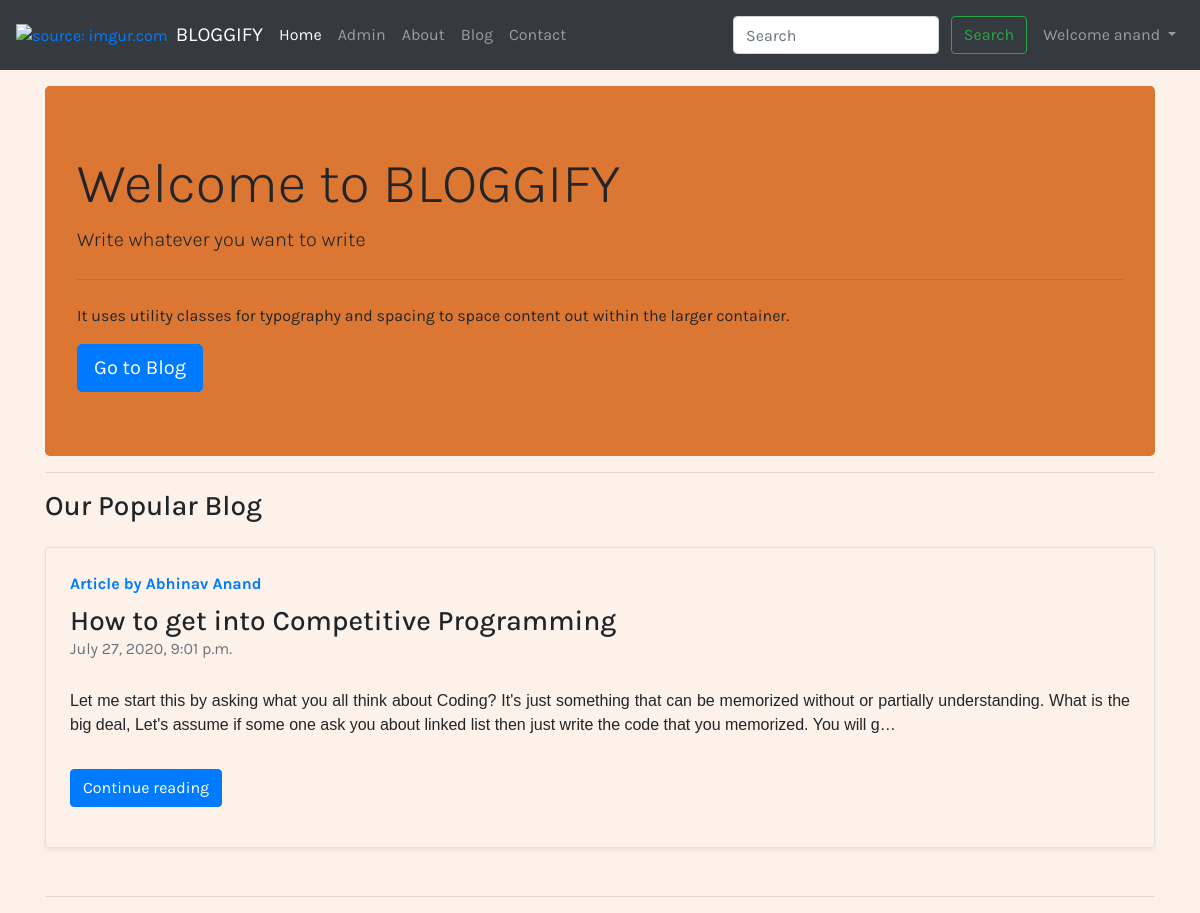
The app's page / (signed in) with its own data.
### mysite/models.py (models this page shows, shortened)
class Post(models.Model):
    sno = models.AutoField(primary_key = True)
    title = models.CharField(max_length=300)
    content = models.TextField()
    author = models.CharField(max_length=40)
    slug = models.CharField(max_length=130)
    view = models.IntegerField(default=0)
    timestamp = models.DateTimeField(default=now)

### home/views.py (the view)
# urls.py: 2. Add a URL to urlpatterns:  path('', views.home, name='home')
def home(request):
    post = Post.objects.last()
    context = {'post' : post}
    return render(request, 'home/home.html', context)

### home/templates/home/home.html (shortened to what this page needs)
{% extends 'base.html' %}
{% block activeHome %} active {% endblock activeHome %}
{% block body %}
    <div class="container">
        <div class="jumbotron my-3">
          <h1 class="display-4">Welcome to BLOGGIFY</h1>
          <p class="lead">Write whatever you want to write</p>
          <hr class="my-4">
          <p>It uses utility classes for typography and spacing to space content out within the larger container.</p>
          <a class="btn btn-primary btn-lg" href="/blog" role="button">Go to Blog</a>
        </div>
    </div>
    <div class="container">
        <hr>
        <h3>Our Popular Blog</h3>
            <div class="row mb-2 my-4">
            <div class="col-md-12">
              <div class="row no-gutters border rounded overflow-hidden flex-md-row mb-4 shadow-sm h-md-250 position-relative">
                <div class="col p-4 d-flex flex-column position-static">
                  <strong class="d-inline-block mb-2 text-primary">Article by {{ post.author }}</strong>
                  <h3 class="mb-0">{{ post.title }}</h3>
                  <div class="mb-1 text-muted">{{ post.timestamp }}</div>
                    <br>
                  <p class="card-text mb-auto">{{ post.content |safe| truncatechars:500 }}</p>
                  <div class="my-3">
                    <a href="/blog/{{ post.slug }}" role="button" class="btn btn-primary">Continue reading</a>
                  </div>
                </div>
              </div>
            </div>
          </div>
        <hr>
    </div>
{% endblock body %}

### home/templates/base.html (shortened to what this page needs)
<!doctype html>
<html lang="en">
  <head>
    <link rel="stylesheet" href="https://stackpath.bootstrapcdn.com/bootstrap/4.5.0/css/bootstrap.min.css">
  </head>
  <body>
    <nav class="navbar navbar-expand-lg navbar-dark bg-dark">
      <a href="https://i.imgur.com/XnsEiw3.jpg"><img src="https://i.imgur.com/XnsEiw3.jpg" title="source: imgur.com" height="50px"/></a>
      <a class="navbar-brand mx-2" href="/">BLOGGIFY</a>
      <div class="collapse navbar-collapse" id="navbarSupportedContent">
        <ul class="navbar-nav mr-auto">
          <li class="nav-item {% block activeHome %} {% endblock activeHome %}">
            <a class="nav-link" href="/">Home <span class="sr-only">(current)</span></a>
          </li>
          {% if request.user.is_superuser %}
          <li class="nav-item {% block activeAdmin %} {% endblock activeAdmin %}">
            <a class="nav-link" href="/adminside">Admin</a>
          </li>
          {% endif %}
          <li class="nav-item {% block activeAbout %} {% endblock activeAbout %}">
            <a class="nav-link" href="/about">About</a>
          </li>
            <li class="nav-item {% block activeBlog %} {% endblock activeBlog %}">
            <a class="nav-link" href="/blog">Blog</a>
          </li>
          <li class="nav-item {% block activeContact %} {% endblock activeContact %}">
            <a class="nav-link" href="/contact">Contact</a>
          </li>
        </ul>
        <div class="ml-auto form-inline ">
        <form class="my-2 my-lg-0 mr-2" action="/search" method="get">
          <input class="form-control mr-sm-2" type="search" placeholder="Search" aria-label="Search" name="query">
          <button class="btn btn-outline-success my-2 my-sm-2 {% block activeSearch %} {% endblock activeSearch %}" type="submit">Search</button>
        </form>
        {% if user.is_authenticated %}
            <ul class="navbar-nav ml-auto">
                <li class="nav-item dropdown">
                    <a class="nav-link dropdown-toggle" href="#" id="navbarDropdown" role="button" data-toggle="dropdown" aria-haspopup="true" aria-expanded="false">
                      Welcome {{ request.user }}
                    </a>
                  </li>
            </ul>
        {% endif %}
        </div>
      </div>
     </nav>
    {% block body %}
    {% endblock body %}
  </body>
</html>

### records on screen
Post: author "Abhinav Anand", title "How to get into Competitive Programming", timestamp "July 27, 2020, 9:01 p.m.", content "Let me start this by asking what you all think about Coding? It's just something that can be memorized without or partially understanding. What is the big deal, Let's assume if some one ask you about linked list then just write the code that you memorized. You will g…"

### other values on screen
{{ request.user }} "anand"
